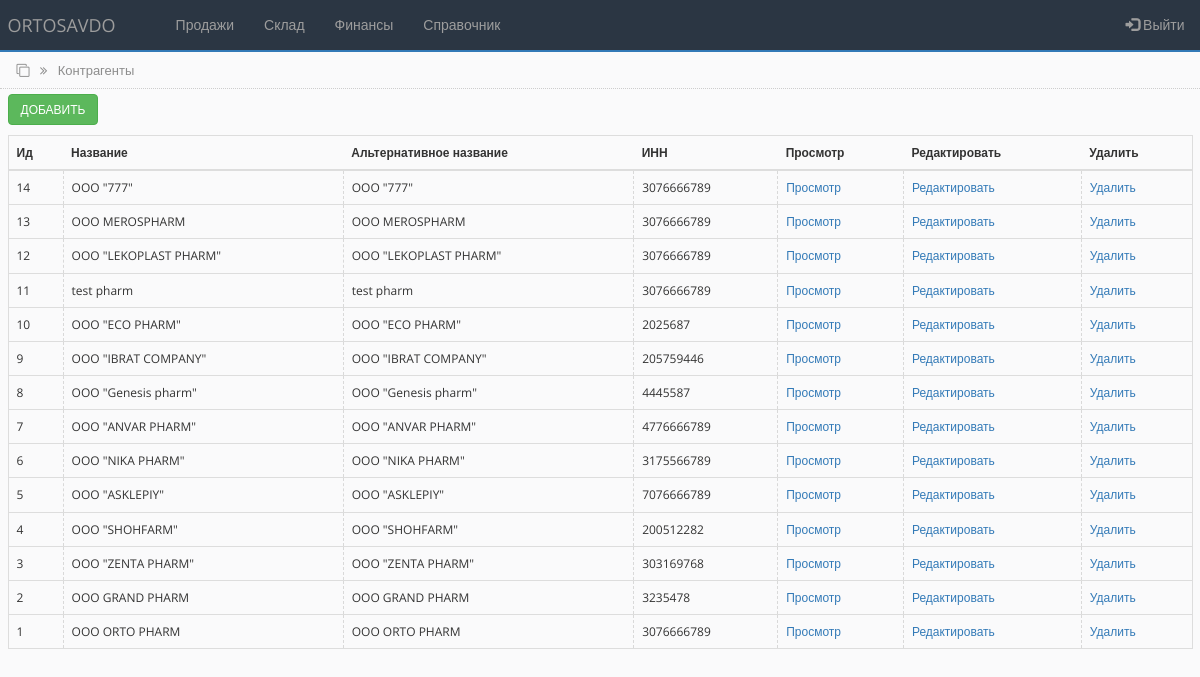
The app's page /counterparties.php (signed in) with its own data.
### tables this page shows
CREATE TABLE `counterparties_tbl` (
  `id` int(255) NOT NULL,
  `name` varchar(250) NOT NULL,
  `alternative_name` varchar(250) NOT NULL,
  `inn` varchar(255) NOT NULL,
  `nds` varchar(255) NOT NULL,
  `raschetny_schet` varchar(255) NOT NULL,
  `mfo` varchar(100) NOT NULL,
  `address` varchar(250) NOT NULL,
  `contact` varchar(250) NOT NULL,
  `director` varchar(250) NOT NULL,
  `accountant` varchar(250) NOT NULL
);

### counterparties.php (the view, shortened to what this page needs)
<?php
include('settings.php');
$query = "SELECT * FROM counterparties_tbl ORDER by id DESC";
$rs_result = mysqli_query ($connect, $query);
?>
<!DOCTYPE html>
<html lang="en">
<head>
    <link rel="stylesheet" href="https://maxcdn.bootstrapcdn.com/bootstrap/3.4.1/css/bootstrap.min.css">
    <link rel="stylesheet" href="https://cdnjs.cloudflare.com/ajax/libs/font-awesome/4.7.0/css/font-awesome.min.css">
    <link rel="stylesheet" href="css/bootstrap-grid.min.css">
    <link rel="stylesheet" href="css/style.css">
</head>
<body>
<?php include 'partSite/nav.php'; ?>
<div class="page_name">
    <div class="container-fluid">
        <i class="fa fa-clone" aria-hidden="true"></i>
        <i class="fa fa-angle-double-right right_cus"></i>
        <span class="right_cus">Контрагенты</span>
    </div>
</div>
<div class="toolbar">
        <div class="container-fluid">
           <a href="add_counterpartie.php"> <button type="button" class="btn btn-success">Добавить</button> </a>
        </div>
</div>
<div class="all_table">
    <div class="container-fluid">
        <table class="table table-hover">
        <thead>
            <tr>
            <th scope="col">Ид</th>
            <th scope="col">Название</th>
            <th scope="col">Альтернативное название</th>
            <th scope="col">ИНН</th>
            <th scope="col">Просмотр</th>
            <th scope="col">Редактировать</th>
            <th scope="col">Удалить</th>
            </tr>
        </thead>
        <tbody>
<?php
    while ($row = mysqli_fetch_array($rs_result)) {
?>
            <tr>
                <td><?php echo $row["id"]; ?></td>
                <td><?php echo $row["name"]; ?></td>
                <td><?php echo $row["alternative_name"]; ?></td>
                <td><?php echo $row["inn"]; ?></td>
                <td><a href="#">Просмотр</a></td>
                <td><a href="#">Редактировать</a></td>
                <td><a href="#" onclick="return confirm('Удалить?')" role="button">Удалить</a></td>
            </tr>
<?php
    };
?>
        </tbody>
        </table>
    </div>
</div>
</body>
</html>

### css/style.css (style rules this page uses)
* { box-sizing:border-box;margin:0;padding:0;transition:all 0.01s }
body { background-color:#FAFAFB;font-family:"Open Sans",sans-serif;font-size:12px }
.page_name { width:100%;height:37px;padding:9px;margin-top:-20px;border-bottom:1px dotted #CDCDCD;color:#8d8d8d;font-size:13px }
.right_cus { margin-left:7px }
.toolbar { width:100%;height:46px;margin:0;padding:5px 0 }
.toolbar .btn { text-transform:uppercase;font-size:12px }
.table { border-collapse:collapse;border:1px solid #dddddd;margin-bottom:0px;padding-top:10px }
table>tbody>tr>td { vertical-align:middle;border-left:0.00001px dashed #d9d9d9;height:80% }

### records on screen
counterparties_tbl: id "14", name "OOO \"777\"", alternative_name "OOO \"777\"", inn "3076666789"
counterparties_tbl: id "13", name "OOO MEROSPHARM", alternative_name "OOO MEROSPHARM", inn "3076666789"
counterparties_tbl: id "12", name "OOO \"LEKOPLAST PHARM\"", alternative_name "OOO \"LEKOPLAST PHARM\"", inn "3076666789"
counterparties_tbl: id "11", name "test pharm", alternative_name "test pharm", inn "3076666789"
counterparties_tbl: id "10", name "OOO \"ECO PHARM\"", alternative_name "OOO \"ECO PHARM\"", inn "2025687"
counterparties_tbl: id "9", name "OOO \"IBRAT COMPANY\"", alternative_name "OOO \"IBRAT COMPANY\"", inn "205759446"
counterparties_tbl: id "8", name "OOO \"Genesis pharm\"", alternative_name "OOO \"Genesis pharm\"", inn "4445587"
counterparties_tbl: id "7", name "OOO \"ANVAR PHARM\"", alternative_name "OOO \"ANVAR PHARM\"", inn "4776666789"
counterparties_tbl: id "6", name "OOO \"NIKA PHARM\"", alternative_name "OOO \"NIKA PHARM\"", inn "3175566789"
counterparties_tbl: id "5", name "OOO \"ASKLEPIY\"", alternative_name "OOO \"ASKLEPIY\"", inn "7076666789"
counterparties_tbl: id "4", name "OOO \"SHOHFARM\"", alternative_name "OOO \"SHOHFARM\"", inn "200512282"
counterparties_tbl: id "3", name "OOO \"ZENTA PHARM\"", alternative_name "OOO \"ZENTA PHARM\"", inn "303169768"
counterparties_tbl: id "2", name "OOO GRAND PHARM", alternative_name "OOO GRAND PHARM", inn "3235478"
counterparties_tbl: id "1", name "OOO ORTO PHARM", alternative_name "OOO ORTO PHARM", inn "3076666789"
